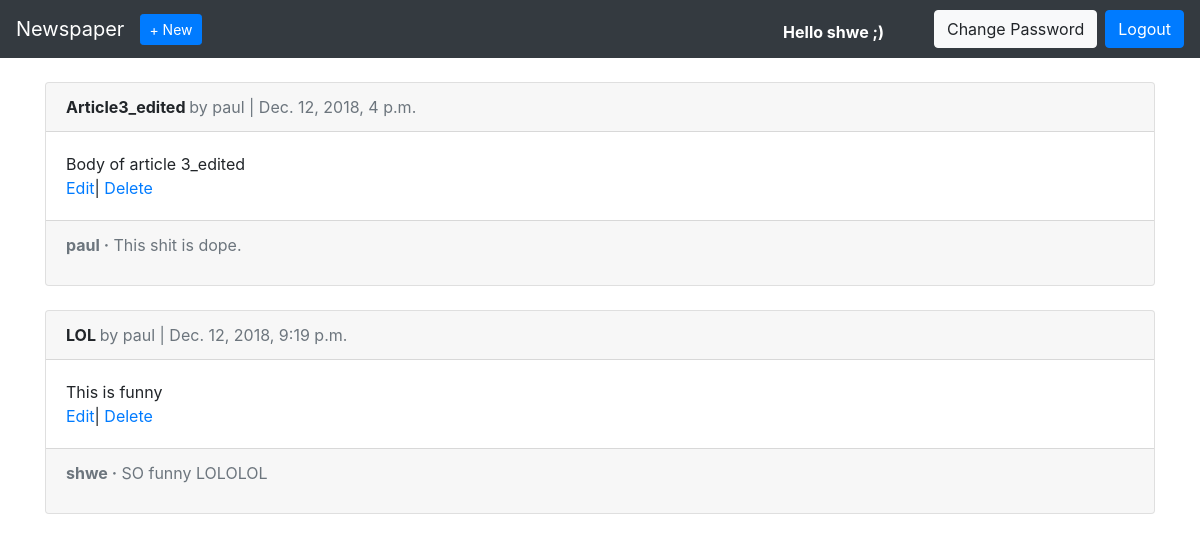
Screenshot of /articles/ (signed in) with the database file from the repository.
### users/models.py (models this page shows)
class CustomUser(AbstractUser):
	age=models.PositiveIntegerField(null=True,blank=True)

### articles/models.py (models this page shows, shortened)
class Article(models.Model):
	title=models.CharField(max_length=255)
	body=models.TextField()
	date=models.DateTimeField(auto_now_add=True)
	author=models.ForeignKey(
		get_user_model(),
		on_delete=models.CASCADE,
		)

class Comment(models.Model):
	article=models.ForeignKey(Article,
		on_delete=models.CASCADE,
		related_name='comments',)
	author=models.ForeignKey(get_user_model(),
		on_delete=models.CASCADE)
	comment=models.CharField(max_length=130)
	def __str__(self):
		return(self.comment)

### articles/views.py (the view)
# urls.py: path('',ArticleListView.as_view(),name='article_list'),
class ArticleListView(LoginRequiredMixin,ListView):
	model=Article
	template_name='article_list.html'
	login_url='login'

### templates/article_list.html (shortened to what this page needs)
{% extends 'base.html' %}
{% block content %}
	{% for article in object_list %}
		<div class="card">
			<div class="card-header">
				<span class="font-weight-bold">
					{{ article.title }}
				</span>
				<span class="text-muted">
					by {{ article.author }} | {{ article.date }}
				</span>
			</div>
			<div class="card-body">
				{{article.body}}
				<br>
				<a href="{% url 'article_edit' article.pk%}">Edit</a>|
				<a href="{% url 'article_delete' article.pk %}">Delete</a>
			</div>
			<div class="card-footer text-muted">
				{% for comment in article.comments.all %}
				<p><span class='font-weight-bold'>{{comment.author}} &middot;</span>
				{{comment}}
				</p>
				{% endfor %}
			</div>
		</div>
	{% endfor %}
{% endblock content %}

### templates/base.html (shortened to what this page needs)
<!doctype html>
<html lang="en">
  <head>
    <link rel="stylesheet" href="https://stackpath.bootstrapcdn.com/bootstrap/4.1.3/css/bootstrap.min.css">
  </head>
  <body>
    <nav class="navbar navbar-expand-md navbar-dark bg-dark mb-4">
      <a class="navbar-brand" href="{% url 'home' %}">Newspaper</a>
      {% if user.is_authenticated %}
        <ul class="navbar-nav mr-auto">
          <li class="nav-item"><a href="{% url 'article_new' %}" class='btn btn-primary btn-sm'>+ New</a></li>
        </ul>
      {% endif %}
      <div class="collapse navbar-collapse" id="navbarCollapse">
        {% if user.is_authenticated %}
       	  <form class="form-inline ml-auto">
       	  	<p class='h4' style='color:white;padding-right: 50px;padding-top: 15px;font-weight:bold;font-size: medium;'>Hello {{ user.username }} ;)</p>
            <a href="{% url 'password_change'%}" class="btn btn-light">
            Change Password</a>
            <a href="{% url 'logout' %}" class="btn btn-primary ml-2">
            Logout</a>
          </form>
        {% endif %}
      </div>
    </nav>
    <div class="container">
      {% block content %}
      {% endblock content %}
    </div>
  </body>
</html>

### rows the page displays
CustomUser: username "shwe"
Article: title "Article3_edited", author "paul", date "Dec. 12, 2018, 4 p.m.", body "Body of article 3_edited"
Comment: author "paul", comment "This shit is dope."
Article: title "LOL", author "paul", date "Dec. 12, 2018, 9:19 p.m.", body "This is funny"
Comment: author "shwe", comment "SO funny LOLOLOL"
